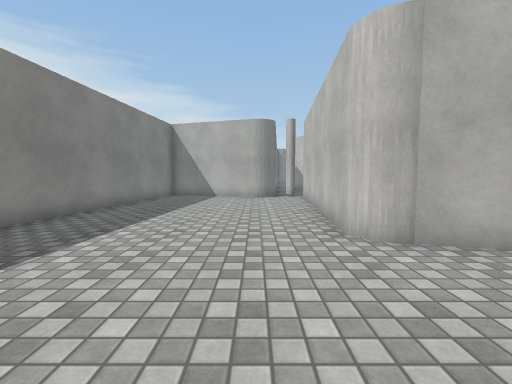
View 1 (above)

16 first-person views from a walk through a scene from a Unity 3-D project. The camera is 1.2 m above the floor, tilts 4° down and sees 90° across. The floor is counted in squares, 1 m on a side. Each view is taken from the middle of a square. On the plan, view 1 faces up. The plan holds only what a view shows up to about 12 squares ahead; the rest is blank. The place goes on beyond the plan. The player is left out. Surface patterns are stand-ins for the level's own textures.

View 2
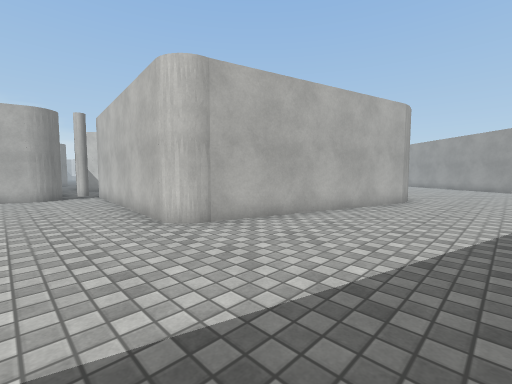

View 3
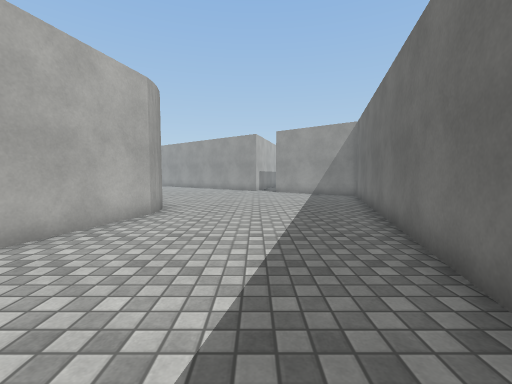

View 4
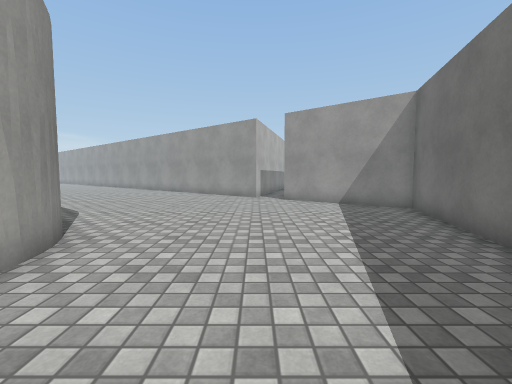

View 5
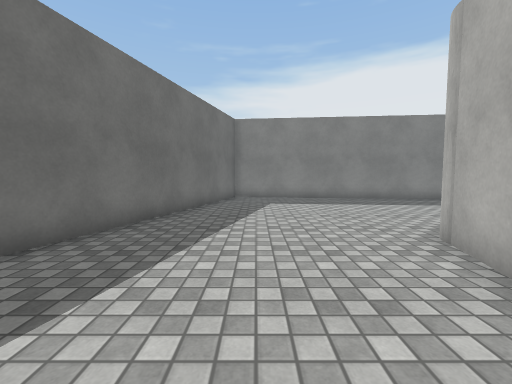

View 6
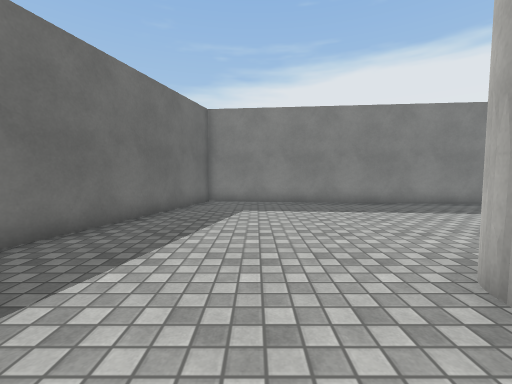

View 7
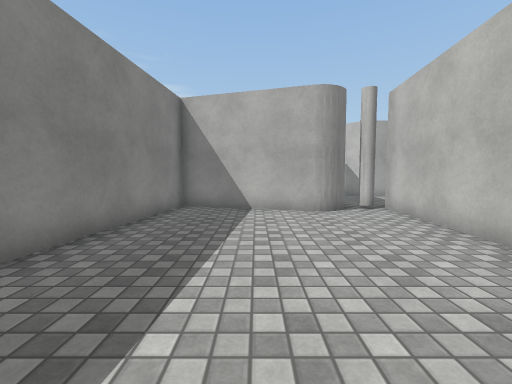

View 8
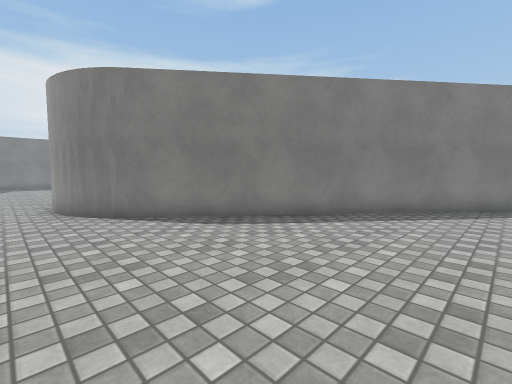

View 9
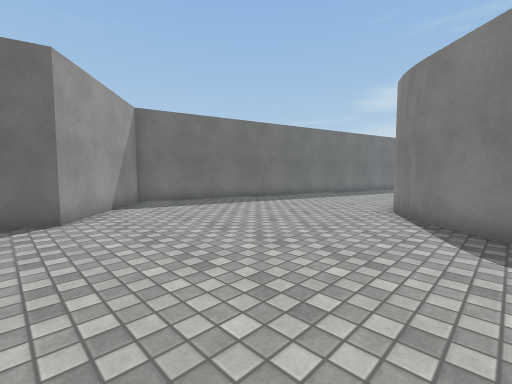

View 10
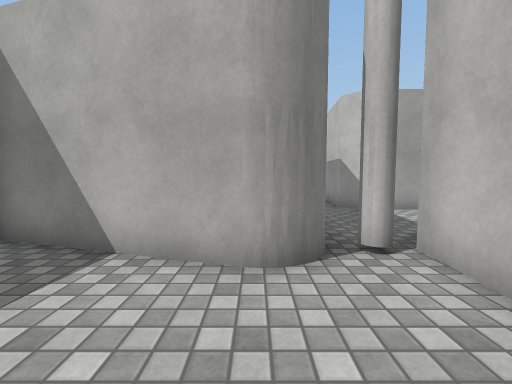

View 11
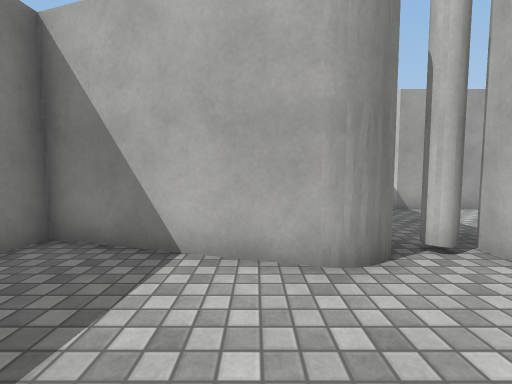

View 12
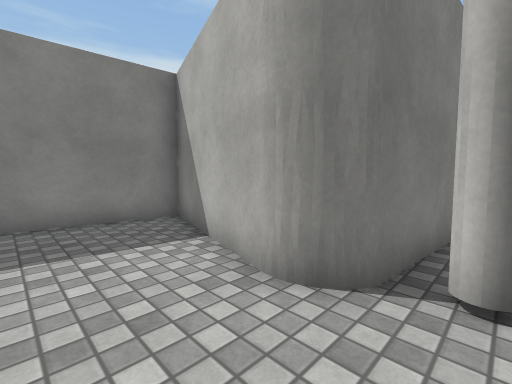

View 13
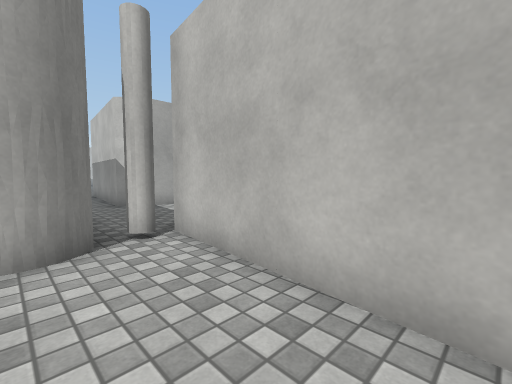

View 14
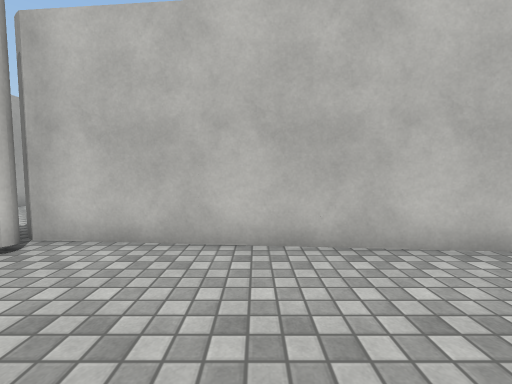

View 15
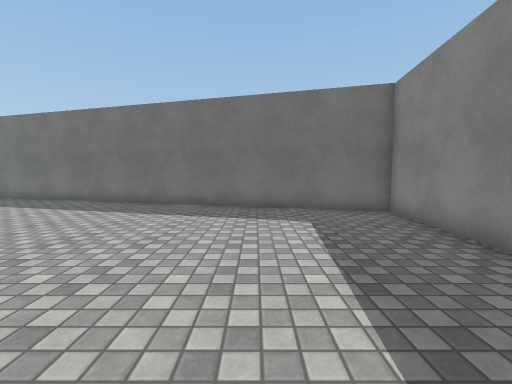

View 16
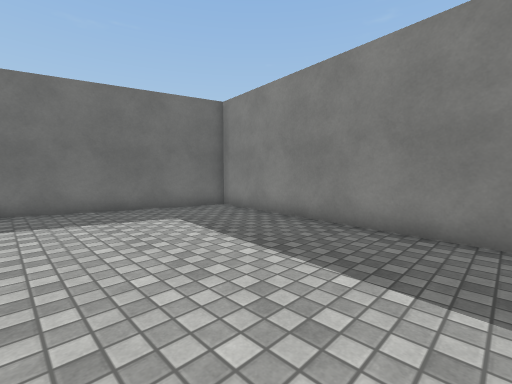

### Floor plan
Points are (right, up) in squares from view 1. A wall is a line through its corners. A room is listed if a view was taken in it or the views show most of it. See-through windows are left out.
Room 1 (views 1, 2, 3, 4, 5, 6, 7, 8, 9, 10, 11, 12, 13, 14, 15, 16)
walls: (11.6, 2.2) (10.8, 2.1) (2.3, 4.4); (12, 2.3) (11.4, 2.2); (12.4, 2.5) (11.9, 2.3); (13.1, 2.9) (12.5, 2.5); (13.5, 3.3) (12.9, 2.7) (12.1, 2.4); (1.8, 5.2) (2.6, 14.1); (0, 13.2) (-4.8, 14.6) (-6.3, -0.1) (16.8, -6.4) (20.1, -2.3) (21.1, -2.6); (21, 12.8) (13.4, 3.1)

Positions as (right, up) in squares from view 1, and headings:
1: (0, 0), facing up
2: (-1, -1), facing up-right
3: (3, -1), facing right
4: (8, -1), facing right
5: (7, 1), facing left
6: (5, 2), facing left
7: (-2, 5), facing up
8: (21, 1), facing up-left
9: (21, 5), facing down-left
10: (0, 10), facing up
11: (-1, 10), facing up
12: (2, 11), facing up-left
13: (0, 9), facing up-right
14: (-2, 10), facing right
15: (-2, 8), facing down
16: (0, 8), facing down-left
